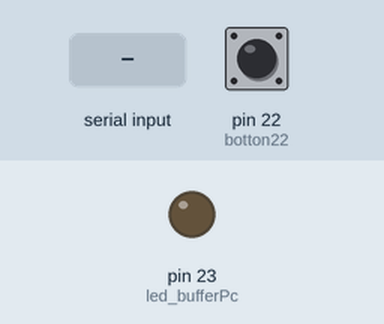
Recording of a sketch running on a simulated Arduino Mega 2560, built with avr-gcc and run on an emulated ATmega2560. Shown: output pins drawn as LEDs (lit = HIGH). The test bench sets the inputs (shaded band); at power-on: pin 22 (botton22) LOW. What the sketch prints to the serial monitor is not drawn.

Above: at 1.2 s.
1.3 s: "F" received over Serial
At 1.6 s:
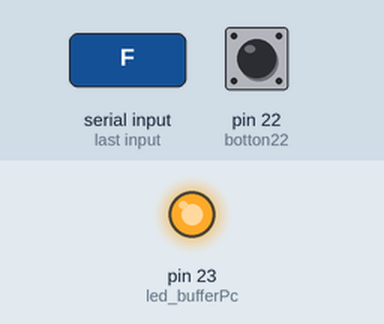
2.8 s: pin 22 (botton22) pulled HIGH for 0.15 s
4.6 s: "F" received over the second serial link
Timing chart, 0 to 7.6 s (numbered marks = the images above; inputs shaded):
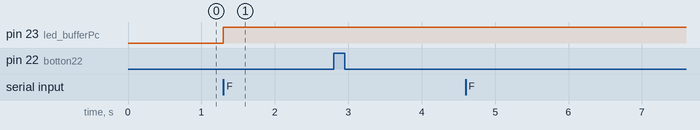

Measured:
- after the input at 1.3 s, pin 23 (led_bufferPc): LOW → HIGH at once
- after the input at 2.8 s, every drawn part: stays the same
- after the input at 4.6 s, every drawn part: stays the same

The sketch:

conectConMega.ino
```cpp
#include <SoftwareSerial.h>

int botton22 = 22;//input pin digital 22 para un push boton
int led_bufferPc = 23;
String node;

void setup() {
  // put your setup code here, to run once:
  //inicializando puertos seriales
  Serial.begin(115200);while(!Serial){;}//Para comunicacion con pc
  Serial1.begin(115200);while(!Serial){;}//Segunda comunicacion serie para el Modulo SIM800L
  pinMode(botton22, INPUT);
  pinMode(led_bufferPc, OUTPUT);
}

void loop() {
  // escucha datos de Serial1, del SIM800 y los envia por el Serial conenctado a pc:
  if(Serial1.available()>0){//si hay datos en el buffer del serial
      Serial.print((char)Serial1.read());//lee los datos del serial1 y los imprime por Serial
    }

  if(digitalRead(botton22) == 1){
      delay(200);
      Serial.println("1000000000");delay(100);
      Serial.println("1000000001");delay(100);
      Serial.println("1000000003");delay(100);
      Serial.println("1000000004");delay(100);
      Serial.println("1000000005");delay(100);
      Serial.println("1000000006");delay(100);
      Serial.println("1000000007");delay(100);
      Serial.println("1000000008");delay(100);
      Serial.println("1000000009");delay(100);
      Serial.println("1000000010");delay(100);
      Serial.println("1000000011");delay(100);
      Serial.println("1000000012");delay(100);
      Serial.println("1000000013");delay(100);
    }

   //datos de node a arduino mega:
   if(Serial.available()){//si hay datos en el buffer del serial
      node=(char)Serial.read();
      if(node == "F"){
        digitalWrite(led_bufferPc, HIGH);
        }
      Serial1.print(node);
      //Serial.print("otra");
      //Serial.print("Vaca");
      //Serial1.println(node);//lee lo proviniente del puero Serial y la manda por el puerto Serial1
    }

}
```
